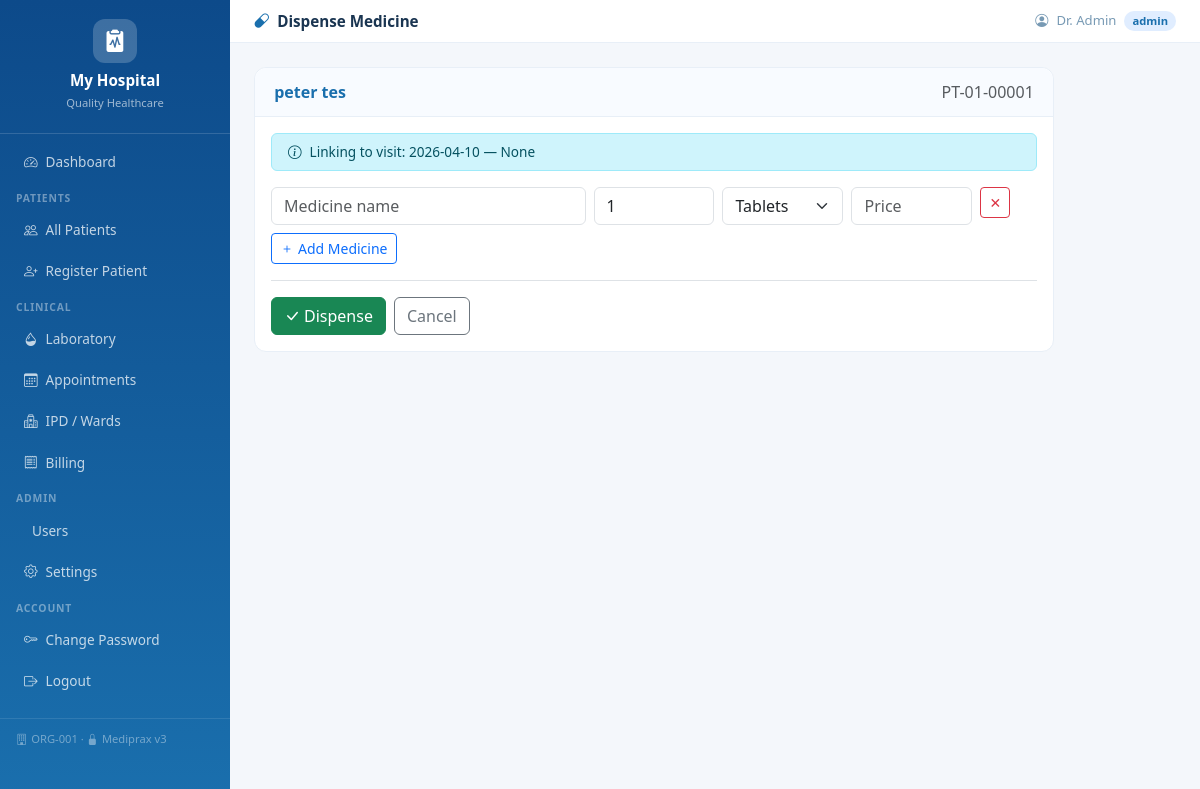
The app's page /pharmacy/dispense/1 (signed in) with its own data.
### tables this page shows
CREATE TABLE hospitals(
            id         INTEGER PRIMARY KEY AUTOINCREMENT,
            name       TEXT NOT NULL,
            tagline    TEXT DEFAULT 'Quality Healthcare',
            address    TEXT DEFAULT '',
            phone      TEXT DEFAULT '',
            email      TEXT DEFAULT '',
            color1     TEXT DEFAULT '#1a6fad',
            color2     TEXT DEFAULT '#0e9f8b',
            is_active  INTEGER DEFAULT 1,
            created_at TIMESTAMP DEFAULT CURRENT_TIMESTAMP
        , org_id TEXT);

CREATE TABLE settings(
            id             INTEGER PRIMARY KEY AUTOINCREMENT,
            hospital_id    INTEGER UNIQUE NOT NULL,
            doctor_name    TEXT DEFAULT '',
            doctor_degree  TEXT DEFAULT 'MBBS, MD',
            FOREIGN KEY (hospital_id) REFERENCES hospitals(id)
        );

CREATE TABLE patients(
            id                INTEGER PRIMARY KEY AUTOINCREMENT,
            hospital_id       INTEGER NOT NULL,
            uhid              TEXT,
            name              TEXT NOT NULL,
            dob               DATE,
            age               INTEGER,
            gender            TEXT,
            guardian_name     TEXT DEFAULT '',
            guardian_relation TEXT DEFAULT '',
            emergency_contact TEXT DEFAULT '',
            emergency_phone   TEXT DEFAULT '',
            insurance         TEXT DEFAULT '',
            insurance_no      TEXT DEFAULT '',
            blood_group       TEXT DEFAULT '',
            rh_factor         TEXT DEFAULT '',
            height_cm         INTEGER,
            address           TEXT DEFAULT '',
            city              TEXT DEFAULT '',
            state             TEXT DEFAULT '',
            phone             TEXT DEFAULT '',
            email             TEXT DEFAULT '',
            individual_number TEXT DEFAULT '',
            occupation        TEXT DEFAULT '',
            marital_status    TEXT DEFAULT '',
            religion          TEXT DEFAULT '',
            nationality       TEXT DEFAULT 'Indian',
            comorbidity       TEXT DEFAULT '',
            known_allergies   TEXT DEFAULT '',
            past_medical_history TEXT DEFAULT '',
            past_surgical_history TEXT DEFAULT '',
            family_history    TEXT DEFAULT '',
            habits            TEXT DEFAULT '',
            patient_type      TEXT DEFAULT 'OPD'
                              CHECK(patient_type IN ('OPD','IPD','Emergency')),
            created_at        TIMESTAMP DEFAULT CURRENT_TIMESTAMP,
            updated_at        TIMESTAMP DEFAULT CURRENT_TIMESTAMP, org_id TEXT,
            FOREIGN KEY (hospital_id) REFERENCES hospitals(id)
        );

CREATE TABLE visits(
            id            INTEGER PRIMARY KEY AUTOINCREMENT,
            hospital_id   INTEGER NOT NULL,
            patient_id    INTEGER NOT NULL,
            admission_id  INTEGER,
            visit_type    TEXT DEFAULT 'OPD'
                          CHECK(visit_type IN ('OPD','IPD','Emergency')),
            token_no      INTEGER,
            visit_date    DATE NOT NULL,
            visit_time    TIME,
            doctor_id     INTEGER,
            complaints    TEXT DEFAULT '',
            history_of_illness TEXT DEFAULT '',
            examination_findings TEXT DEFAULT '',
            primary_diagnosis TEXT DEFAULT '',
            secondary_diagnosis TEXT DEFAULT '',
            investigation TEXT DEFAULT '',
            prescription  TEXT DEFAULT '',
            notes         TEXT DEFAULT '',
            advice        TEXT DEFAULT '',
            -- Vitals
            bp_systolic   INTEGER,
            bp_diastolic  INTEGER,
            pulse         INTEGER,
            temperature   REAL,
            weight        REAL,
            height        INTEGER,
            spo2          INTEGER,
            rr            INTEGER,
            blood_sugar   REAL,
            -- Follow-up
            followup_date DATE,
            followup_notes TEXT DEFAULT '',
            created_by    INTEGER,
            created_at    TIMESTAMP DEFAULT CURRENT_TIMESTAMP, prescription_image TEXT,
            FOREIGN KEY (hospital_id) REFERENCES hospitals(id),
            FOREIGN KEY (patient_id)  REFERENCES patients(id)
        );

### app/routes/pharmacy_routes.py (the view, shortened to what this page needs)
@pharmacy_routes.route('/dispense/<int:pid>', methods=['GET', 'POST'])
def dispense(pid):
    if not _login(): return redirect(url_for('auth.login'))
    if not _can_write():
        flash('No permission.', 'danger')
        return redirect(url_for('patients.patient_detail', pid=pid))
    hid = _hid(); db = get_db()
    patient = db.execute('SELECT * FROM patients WHERE id=? AND hospital_id=?', (pid, hid)).fetchone()
    if not patient:
        flash('Patient not found.', 'danger')
        return redirect(url_for('patients.patients'))
    last_visit = db.execute(
        'SELECT id, visit_date, primary_diagnosis FROM visits WHERE patient_id=? AND hospital_id=? ORDER BY id DESC LIMIT 1',
        (pid, hid)).fetchone()
    return render_template('pharmacy_dispense.html',
                           patient=dict(patient),
                           last_visit=dict(last_visit) if last_visit else None)

### app/database.py (called while the page is built)
def get_db():
    if 'db' not in g:
        g.db = sqlite3.connect(current_app.config['DATABASE'])
        g.db.row_factory = sqlite3.Row
        g.db.execute('PRAGMA foreign_keys = ON')
        try:
            g.db.execute('PRAGMA journal_mode = WAL')
            g.db.execute('PRAGMA synchronous = NORMAL')
        except Exception:
            pass
    return g.db

### app/routes/pharmacy_routes.py (called while the page is built)
def _hid(): return session.get('hospital_id', 1)

def _login(): return 'user_id' in session and 'hospital_id' in session

def _can_write(): return session.get('role') in ('admin', 'doctor', 'nurse')

### templates/pharmacy_dispense.html (shortened to what this page needs)
{% extends "base.html" %}
{% block page_title %}<i class="bi bi-capsule me-2 text-primary"></i>Dispense Medicine{% endblock %}
{% block content %}
<div class="card" style="max-width:800px">
  <div class="card-header d-flex justify-content-between align-items-center">
    <span class="fw-semibold text-primary">{{ patient.name }}</span>
    <span class="text-muted">{{ patient.uhid }}</span>
  </div>
  <div class="card-body">
    <form method="POST">
      {% if last_visit %}
      <div class="alert alert-info py-2 mb-3" style="font-size:.85rem">
        <i class="bi bi-info-circle me-2"></i>Linking to visit: {{ last_visit.visit_date }} — {{ last_visit.primary_diagnosis or 'No diagnosis' }}
      </div>
      {% endif %}
      <div id="medicine-rows">
        <div class="row g-2 mb-2 medicine-row">
          <div class="col-md-5">
            <input type="text" name="medicine[]" class="form-control" placeholder="Medicine name" required>
          </div>
          <div class="col-md-2">
            <input type="number" name="quantity[]" class="form-control" value="1" min="0.5" step="0.5" placeholder="Qty">
          </div>
          <div class="col-md-2">
            <select name="unit[]" class="form-select">
              <option>Tablets</option>
            </select>
          </div>
          <div class="col-md-2">
            <input type="number" name="price[]" class="form-control" placeholder="Price" step="0.01" min="0">
          </div>
          <div class="col-md-1">
            <button type="button" class="btn btn-outline-danger btn-sm" onclick="removeRow(this)" title="Remove">✕</button>
          </div>
        </div>
      </div>
      <button type="button" class="btn btn-sm btn-outline-primary mb-3" onclick="addRow()">
        <i class="bi bi-plus me-1"></i>Add Medicine
      </button>
      <div class="d-flex gap-2 pt-3 border-top">
        <button type="submit" class="btn btn-success"><i class="bi bi-check-lg me-1"></i>Dispense</button>
        <a href="{{ url_for('patients.patient_detail', pid=patient.id) }}" class="btn btn-outline-secondary">Cancel</a>
      </div>
    </form>
  </div>
</div>
{% endblock %}

### templates/base.html (shortened to what this page needs)
<!DOCTYPE html>
<html lang="en">
<head>
  <link href="https://cdn.jsdelivr.net/npm/bootstrap@5.3.2/dist/css/bootstrap.min.css" rel="stylesheet"/>
  <link href="https://cdn.jsdelivr.net/npm/bootstrap-icons@1.11.3/font/bootstrap-icons.min.css" rel="stylesheet"/>
  <link rel="stylesheet" href="{{ url_for('static', filename='css/style.css') }}"/>
</head>
<body>
<nav id="sidebar">
  <div class="brand">
    <div class="brand-icon"><i class="bi bi-clipboard2-pulse-fill"></i></div>
    <h5>{{ hospital.name }}</h5>
    <small>{{ hospital.tagline }}</small>
  </div>
  <ul class="nav flex-column mt-2">
    {% if session.role != 'patient' %}
    <li class="nav-item"><a href="{{ url_for('auth.dashboard') }}" class="nav-link {% if request.endpoint=='auth.dashboard' %}active{% endif %}"><i class="bi bi-speedometer2"></i> Dashboard</a></li>
    <li class="nav-label">Patients</li>
    <li class="nav-item"><a href="{{ url_for('patients.patients') }}" class="nav-link {% if 'patients.' in (request.endpoint or '') %}active{% endif %}"><i class="bi bi-people"></i> All Patients</a></li>
    {% if session.role in ('admin','doctor') %}
    <li class="nav-item"><a href="{{ url_for('patients.add_patient_view') }}" class="nav-link"><i class="bi bi-person-plus"></i> Register Patient</a></li>
    {% endif %}
    <li class="nav-label">Clinical</li>
    <li class="nav-item"><a href="{{ url_for('lab.lab_list') }}" class="nav-link {% if 'lab.' in (request.endpoint or '') %}active{% endif %}"><i class="bi bi-droplet-half"></i> Laboratory</a></li>
    <li class="nav-item"><a href="{{ url_for('appointments.appointments') }}" class="nav-link {% if 'appointments.' in (request.endpoint or '') %}active{% endif %}"><i class="bi bi-calendar3"></i> Appointments</a></li>
    <li class="nav-item"><a href="{{ url_for('ipd.ward_view') }}" class="nav-link {% if 'ipd.' in (request.endpoint or '') %}active{% endif %}"><i class="bi bi-hospital"></i> IPD / Wards</a></li>
    <li class="nav-item"><a href="{{ url_for('billing.bill_list') }}" class="nav-link {% if 'billing.' in (request.endpoint or '') %}active{% endif %}"><i class="bi bi-receipt"></i> Billing</a></li>
    {% if session.role == 'admin' %}
    <li class="nav-label">Admin</li>
    <li class="nav-item"><a href="{{ url_for('auth.users') }}" class="nav-link {% if request.endpoint=='auth.users' %}active{% endif %}"> Users</a></li>
    <li class="nav-item"><a href="{{ url_for('settings.hospital_settings') }}" class="nav-link {% if 'settings.' in (request.endpoint or '') %}active{% endif %}"><i class="bi bi-gear"></i> Settings</a></li>
    {% endif %}
    {% else %}
    <li class="nav-item"><a href="{{ url_for('patients.patient_detail', pid=session.patient_id) }}" class="nav-link active"><i class="bi bi-file-medical"></i> My Records</a></li>
    {% endif %}
    <li class="nav-label">Account</li>
    <li class="nav-item"><a href="{{ url_for('auth.change_password') }}" class="nav-link"><i class="bi bi-key"></i> Change Password</a></li>
    <li class="nav-item"><a href="{{ url_for('auth.logout') }}" class="nav-link"><i class="bi bi-box-arrow-right"></i> Logout</a></li>
  </ul>
  <div class="sidebar-footer">
    {% if hospital.org_id %}<i class="bi bi-building me-1"></i>{{ hospital.org_id }} &middot; {% endif %}
    <i class="bi bi-lock-fill me-1"></i>Mediprax v3
  </div>
</nav>
<div id="topbar">
  <div class="d-flex align-items-center gap-2">
    <p class="page-title mb-0">{% block page_title %}{% endblock %}</p>
  </div>
  <div class="user-pill">
    <i class="bi bi-person-circle"></i>
    <span>{{ session.name }}</span>
    <span class="role-badge role-{{ session.role }}">{{ session.role }}</span>
  </div>
</div>
<div id="main">
  {% block content %}{% endblock %}
</div>
</body>
</html>

### static/css/style.css (style rules this page uses)
:root { --sidebar-w: 230px; }
body { margin:0; font-family:'Segoe UI',sans-serif; background:#f4f7fb; }
#sidebar { position:fixed; top:0; left:0; width:var(--sidebar-w); height:100vh; overflow-y:auto; z-index:200; }
.brand { padding:1.2rem 1rem; border-bottom:1px solid rgba(255,255,255,.15); text-align:center; }
.brand-icon { width:44px; height:44px; border-radius:12px; display:flex; align-items:center; justify-content:center; margin:0 auto .5rem; color:#fff; font-size:1.4rem; background:rgba(255,255,255,.2); }
.brand h5 { color:#fff; margin:0; font-weight:700; font-size:.95rem; }
.brand small { color:rgba(255,255,255,.6); font-size:.7rem; }
.nav-link { color:rgba(255,255,255,.75) !important; padding:.55rem 1rem !important; border-radius:8px; margin:.1rem .5rem; font-size:.85rem; display:flex; align-items:center; gap:8px; }
.nav-label { padding:.5rem 1rem .2rem; font-size:.65rem; text-transform:uppercase; letter-spacing:.08em; color:rgba(255,255,255,.4); font-weight:700; }
.sidebar-footer { padding:.8rem 1rem; font-size:.7rem; color:rgba(255,255,255,.4); border-top:1px solid rgba(255,255,255,.1); margin-top:1rem; }
#topbar { margin-left:var(--sidebar-w); background:#fff; border-bottom:1px solid #e8eff7; padding:.6rem 1.5rem; display:flex; justify-content:space-between; align-items:center; position:sticky; top:0; z-index:100; }
.page-title { font-weight:600; font-size:.95rem; color:#1a3551; }
.user-pill { display:flex; align-items:center; gap:8px; font-size:.82rem; color:#789ab4; }
.role-badge { padding:2px 8px; border-radius:10px; font-size:.7rem; font-weight:600; }
.role-admin { background:#e0edff; color:#1a6fad; }
#main { margin-left:var(--sidebar-w); padding:1.5rem; }
.card { border:1px solid #e8eff7; border-radius:12px; box-shadow:none; }
.card-header { background:#f8fbff; border-bottom:1px solid #e8eff7; border-radius:12px 12px 0 0 !important; padding:.75rem 1.2rem; }

### records on screen
hospitals: name "My Hospital", tagline "Quality Healthcare", org_id "ORG-001"
settings: name "Dr. Admin"
patients: name "peter tes", uhid "PT-01-00001"
visits: visit_date "2026-04-10", primary_diagnosis "None"

### other values on screen
{{ session.role }} "admin"
